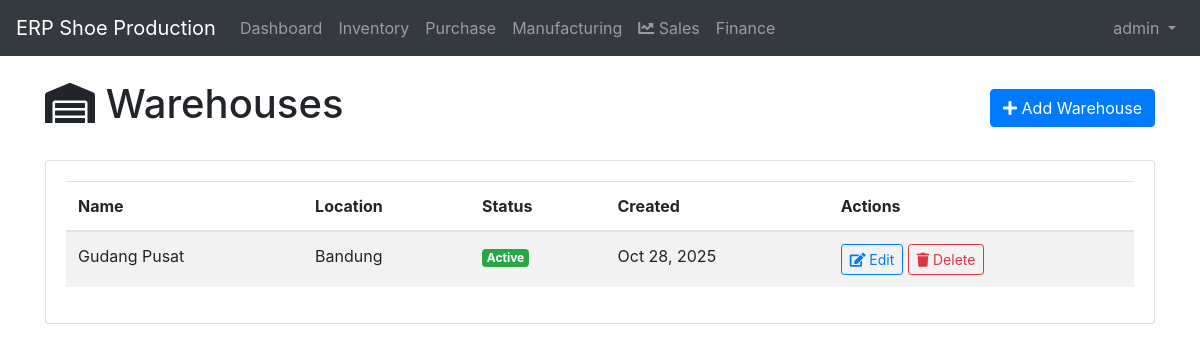
Screenshot of /inventory/warehouses/ (signed in) with the database file from the repository.
### inventory/models.py (models this page shows, shortened)
class Warehouse(models.Model):
    name = models.CharField(max_length=100)
    location = models.CharField(max_length=200)
    description = models.TextField(blank=True)
    is_active = models.BooleanField(default=True)
    created_at = models.DateTimeField(auto_now_add=True)
    updated_at = models.DateTimeField(auto_now=True)

### inventory/views.py (the view)
# urls.py: path('warehouses/', views.warehouse_list, name='warehouse_list'),
@login_required
def warehouse_list(request):
    warehouses = Warehouse.objects.all().order_by('-created_at')
    paginator = Paginator(warehouses, 10)
    page_number = request.GET.get('page')
    page_obj = paginator.get_page(page_number)
    context = {
        'page_obj': page_obj,
        'title': 'Warehouses'
    }
    return render(request, 'inventory/warehouse_list.html', context)

### templates/inventory/warehouse_list.html (shortened to what this page needs)
{% extends 'base.html' %}
{% load bootstrap4 %}
{% block content %}
<div class="row">
    <div class="col-12">
        <div class="d-flex justify-content-between align-items-center">
            <h1><i class="fas fa-warehouse"></i> Warehouses</h1>
            <a href="{% url 'warehouse_create' %}" class="btn btn-primary">
                <i class="fas fa-plus"></i> Add Warehouse
            </a>
        </div>
    </div>
</div>
<div class="row mt-4">
    <div class="col-12">
        <div class="card">
            <div class="card-body">
                <div class="table-responsive">
                    <table class="table table-striped">
                        <thead>
                            <tr>
                                <th>Name</th>
                                <th>Location</th>
                                <th>Status</th>
                                <th>Created</th>
                                <th>Actions</th>
                            </tr>
                        </thead>
                        <tbody>
                            {% for warehouse in page_obj %}
                            <tr>
                                <td>{{ warehouse.name }}</td>
                                <td>{{ warehouse.location }}</td>
                                <td>
                                    {% if warehouse.is_active %}
                                        <span class="badge badge-success">Active</span>
                                    {% else %}
                                        <span class="badge badge-secondary">Inactive</span>
                                    {% endif %}
                                </td>
                                <td>{{ warehouse.created_at|date:"M d, Y" }}</td>
                                <td>
                                    <a href="{% url 'warehouse_update' warehouse.pk %}" class="btn btn-sm btn-outline-primary">
                                        <i class="fas fa-edit"></i> Edit
                                    </a>
                                    <a href="{% url 'warehouse_delete' warehouse.pk %}" class="btn btn-sm btn-outline-danger">
                                        <i class="fas fa-trash"></i> Delete
                                    </a>
                                </td>
                            </tr>
                            {% empty %}
                            <tr>
                                <td colspan="5" class="text-center text-muted">No warehouses found.</td>
                            </tr>
                            {% endfor %}
                        </tbody>
                    </table>
                </div>
            </div>
        </div>
    </div>
</div>
{% endblock %}

### templates/base.html (shortened to what this page needs)
<!DOCTYPE html>
<html lang="en">
<head>
    <link href="https://stackpath.bootstrapcdn.com/bootstrap/4.5.2/css/bootstrap.min.css" rel="stylesheet">
    <link rel="stylesheet" href="https://cdnjs.cloudflare.com/ajax/libs/font-awesome/5.15.1/css/all.min.css">
</head>
<body>
    <nav class="navbar navbar-expand-lg navbar-dark bg-dark">
        <a class="navbar-brand" href="{% url 'dashboard' %}">ERP Shoe Production</a>
        <div class="collapse navbar-collapse" id="navbarNav">
            <ul class="navbar-nav mr-auto">
                <li class="nav-item">
                    <a class="nav-link" href="{% url 'dashboard' %}">Dashboard</a>
                </li>
                {% if user.is_authenticated %}
                    {% if user.userprofile.role == 'admin' or user.userprofile.role == 'inventory_manager' %}
                    <li class="nav-item">
                        <a class="nav-link" href="{% url 'inventory_list' %}">Inventory</a>
                    </li>
                    {% endif %}
                    {% if user.userprofile.role == 'admin' or user.userprofile.role == 'purchase_manager' %}
                    <li class="nav-item">
                        <a class="nav-link" href="{% url 'purchase_list' %}">Purchase</a>
                    </li>
                    {% endif %}
                    {% if user.userprofile.role == 'admin' or user.userprofile.role == 'manufacturing_manager' %}
                    <li class="nav-item">
                        <a class="nav-link" href="{% url 'manufacturing_list' %}">Manufacturing</a>
                    </li>
                    {% endif %}
                    {% if user.userprofile.role == 'admin' or user.userprofile.role == 'sales_manager' %}
                    <li class="nav-item">
                        <a class="nav-link" href="{% url 'sales_list' %}">
                            <i class="fas fa-chart-line"></i> Sales
                        </a>
                    </li>
                    {% endif %}
                    {% if user.userprofile.role == 'admin' or user.userprofile.role == 'finance_manager' %}
                    <li class="nav-item">
                        <a class="nav-link" href="{% url 'finance_dashboard' %}">Finance</a>
                    </li>
                    {% endif %}
                {% endif %}
            </ul>
            <ul class="navbar-nav">
                {% if user.is_authenticated %}
                <li class="nav-item dropdown">
                    <a class="nav-link dropdown-toggle" href="#" id="navbarDropdown" role="button" data-toggle="dropdown" aria-haspopup="true" aria-expanded="false">
                        {{ user.username }}
                    </a>
                </li>
                {% else %}
                <li class="nav-item">
                    <a class="nav-link" href="{% url 'login' %}">Login</a>
                </li>
                {% endif %}
            </ul>
        </div>
    </nav>
    <div class="container mt-4">
        {% block content %}{% endblock %}
    </div>
</body>
</html>

### rows the page displays
Warehouse: name "Gudang Pusat", location "Bandung", is_active "Active", created_at "Oct 28, 2025"

### other values shown
{{ user.username }} "admin"
